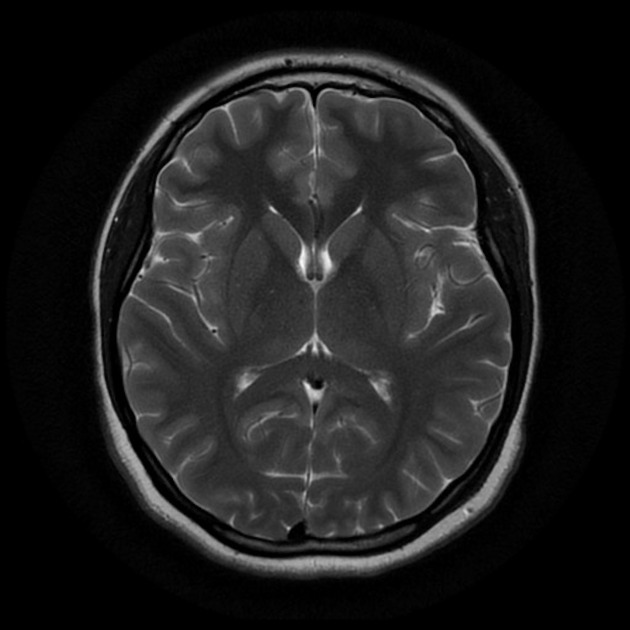
#> input picture New_No/1 no.jpeg, 630 x 630 px, given in place of Y1.jpg, which was not available
$ jupyter execute --allow-errors brain_tumor.ipynb
#> lines starting #> are read from the running program, lines starting #| are printed output that depends on the picture; after the words box and inside, x2 and y2 are one past the last pixel; in counts of white or black regions, pixels touching at a corner belong together; pictures that were not available may be replaced by others from this repository, and a replacement may not be noted
#> further down, ex_img is the input picture: shape (630, 630, 3); min 0, max 248, mean 29.7
[cell 1]
import tensorflow as tf
from tensorflow.keras.layers import Conv2D, Input, ZeroPadding2D, BatchNormalization, Activation, MaxPooling2D, Flatten, Dense
from tensorflow.keras.models import Model, load_model
from tensorflow.keras.callbacks import TensorBoard, ModelCheckpoint
from sklearn.model_selection import train_test_split
from sklearn.metrics import f1_score
from sklearn.utils import shuffle
import cv2
import imutils
import numpy as np
import matplotlib.pyplot as plt
import time
from os import listdir

[cell 2]
def crop_brain_contour(image, plot=False):

#> called with plot = True
    gray = cv2.cvtColor(image, cv2.COLOR_BGR2GRAY)
    gray = cv2.GaussianBlur(gray, (5, 5), 0)

    thresh = cv2.threshold(gray, 45, 255, cv2.THRESH_BINARY)[1]
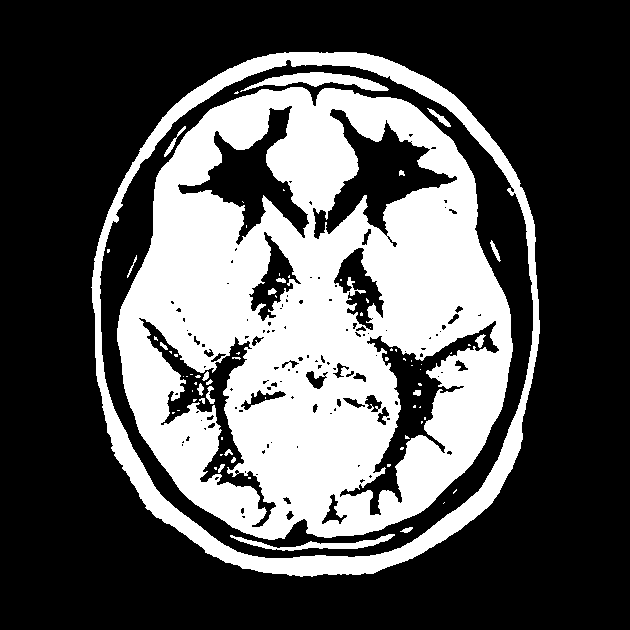
#> thresh: shape (630, 630); 33.9% white; 74 white regions (51 under 20 px), largest, box (x1, y1, x2, y2) and area: (117, 87, 513, 540) 111098, (91, 52, 540, 577) 19946, (240, 72, 389, 92) 1245
    thresh = cv2.erode(thresh, None, iterations=2)
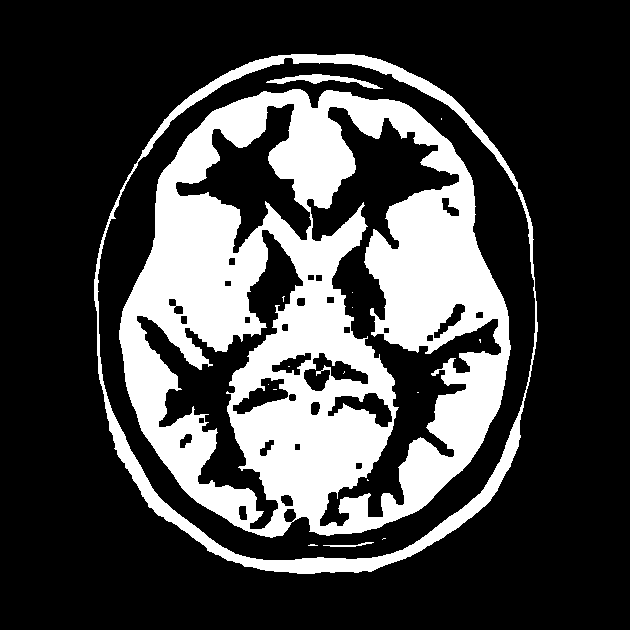
#> thresh: shape (630, 630); 26.4% white; 17 white regions (13 under 20 px), largest, box (x1, y1, x2, y2) and area: (119, 89, 511, 538) 91976, (94, 54, 538, 574) 12177, (266, 74, 383, 89) 576, (323, 542, 374, 547) 93
    thresh = cv2.dilate(thresh, None, iterations=2)
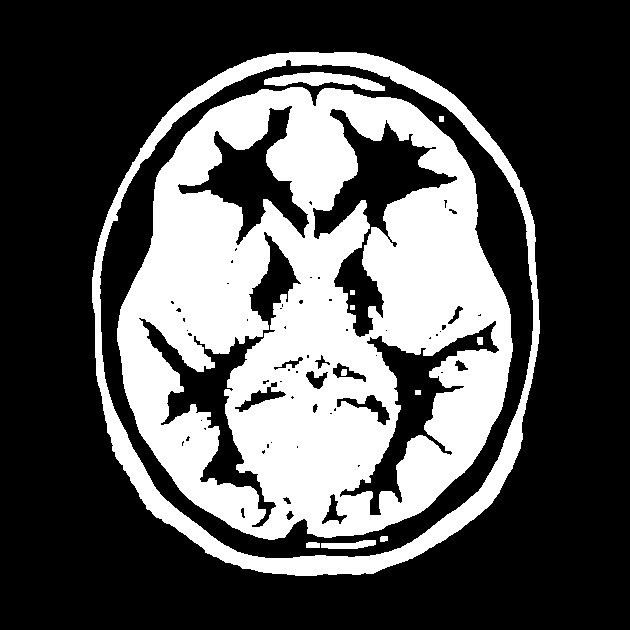
#> thresh: shape (630, 630); 32.9% white; 12 white regions

    cnts = cv2.findContours(thresh.copy(), cv2.RETR_EXTERNAL, cv2.CHAIN_APPROX_SIMPLE)
#> cnts = 1 contour; box (x1, y1, x2, y2) and area: (92, 52, 540, 576) 190885
    cnts = imutils.grab_contours(cnts)
    c = max(cnts, key=cv2.contourArea)
#> c = contour of 648 points, box (x1, y1, x2, y2) (92, 52, 540, 576), area 190885


    extLeft = tuple(c[c[:, :, 0].argmin()][0])
#> extLeft = (92, 277)
    extRight = tuple(c[c[:, :, 0].argmax()][0])
#> extRight = (539, 333)
    extTop = tuple(c[c[:, :, 1].argmin()][0])
#> extTop = (289, 52)
    extBot = tuple(c[c[:, :, 1].argmax()][0])
#> extBot = (295, 575)

    new_image = image[extTop[1]:extBot[1], extLeft[0]:extRight[0]]
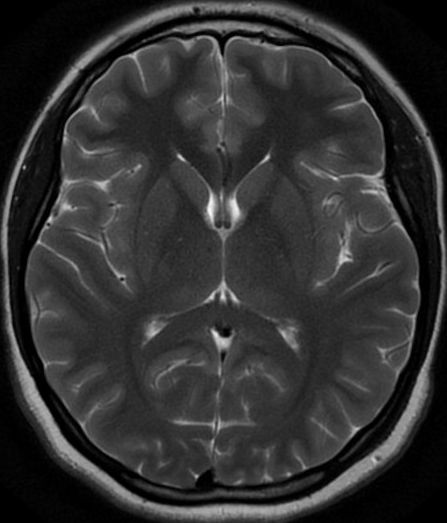
#> new_image: shape (523, 447, 3); min 0, max 248, mean 49.3

    if plot:
        plt.figure()

        plt.subplot(1, 2, 1)
        plt.imshow(image)

        plt.tick_params(axis='both', which='both',
                        top=False, bottom=False, left=False, right=False,
                        labelbottom=False, labeltop=False, labelleft=False, labelright=False)

        plt.title('Original Image')

        plt.subplot(1, 2, 2)
        plt.imshow(new_image)

        plt.tick_params(axis='both', which='both',
                        top=False, bottom=False, left=False, right=False,
                        labelbottom=False, labeltop=False, labelleft=False, labelright=False)

        plt.title('Cropped Image')

        plt.show()

    return new_image

[cell 3]
ex_img = cv2.imread('C:\study materials/UNI/project/8th sem/try/New_Yes/Y1.jpg')
ex_new_img = crop_brain_contour(ex_img, True)

[cell 4]
def load_data(dir_list, image_size):

#> called with image_size = (240, 240)
    X = []
    y = []
    image_width, image_height = image_size

    for directory in dir_list:
        for filename in listdir(directory):
            image = cv2.imread(directory + '\\' + filename)
            image = crop_brain_contour(image, plot=False)
            image = cv2.resize(image, dsize=(image_width, image_height), interpolation=cv2.INTER_CUBIC)
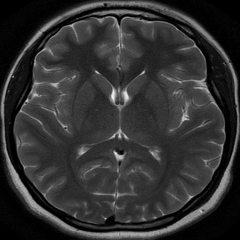
#> image: shape (240, 240, 3); min 0, max 249, mean 49.3
            image = image / 255.
            X.append(image)
            if directory[-3:] == 'Yes':
                y.append([1])
            else:
                y.append([0])

    X = np.array(X)
    y = np.array(y)

    X, y = shuffle(X, y)

    print(f'Number of examples is: {len(X)}')
    print(f'X shape is: {X.shape}')
#| X shape is: (5, 240, 240, 3)
    print(f'y shape is: {y.shape}')
#| y shape is: (5, 1)

    return X, y

[cell 5]
new_path = 'C:\study materials/UNI/project/8th sem/try/'

New_yes = new_path + 'New_Yes'
New_no = new_path + 'New_No'

IMG_WIDTH, IMG_HEIGHT = (240, 240)

X, y = load_data([New_yes, New_no], (IMG_WIDTH, IMG_HEIGHT))

[cell 6]
def plot_sample_images(X, y, n=20):

#> called with X = array of shape (5, 240, 240, 3), y = array of shape (5, 1), n = 20
    for label in [0,1]:
        images = X[np.argwhere(y == label)]
        n_images = images[:n]

        columns_n = 10
        rows_n = int(n/ columns_n)

        plt.figure(figsize=(20, 10))

        i = 1
        for image in n_images:
            plt.subplot(rows_n, columns_n, i)
            plt.imshow(image[0])

            plt.tick_params(axis='both', which='both',
                            top=False, bottom=False, left=False, right=False,
                           labelbottom=False, labeltop=False, labelleft=False, labelright=False)

            i += 1

        label_to_str = lambda label: "Yes" if label == 1 else "No"
        plt.suptitle(f"Brain Tumor: {label_to_str(label)}")
        plt.show()
#> this loop made 2 passes
#> pass 1, in plot_sample_images, `plt.show()`:
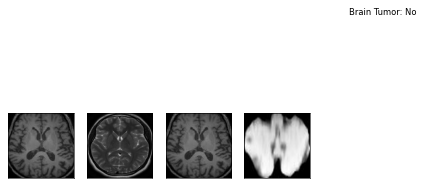
#> figure drawn by matplotlib, 4 panels

plot_sample_images(X, y)

[cell 7]
def split_data(X, y, test_size=0.2):

    X_train, X_test_val, y_train, y_test_val = train_test_split(X, y, test_size=test_size)
    X_test, X_val, y_test, y_val = train_test_split(X_test_val, y_test_val, test_size=0.5)

    return X_train, y_train, X_val, y_val, X_test, y_test


X_train, y_train, X_val, y_val, X_test, y_test = split_data(X, y, test_size=0.3)

[cell 8]
print ("number of training examples = " + str(X_train.shape[0]))
#| number of training examples = 3
print ("number of development examples = " + str(X_val.shape[0]))
#| number of development examples = 1
print ("number of test examples = " + str(X_test.shape[0]))
#| number of test examples = 1
print ("X_train shape: " + str(X_train.shape))
#| X_train shape: (3, 240, 240, 3)
print ("Y_train shape: " + str(y_train.shape))
#| Y_train shape: (3, 1)
print ("X_val (dev) shape: " + str(X_val.shape))
#| X_val (dev) shape: (1, 240, 240, 3)
print ("Y_val (dev) shape: " + str(y_val.shape))
#| Y_val (dev) shape: (1, 1)
print ("X_test shape: " + str(X_test.shape))
#| X_test shape: (1, 240, 240, 3)
print ("Y_test shape: " + str(y_test.shape))
#| Y_test shape: (1, 1)
